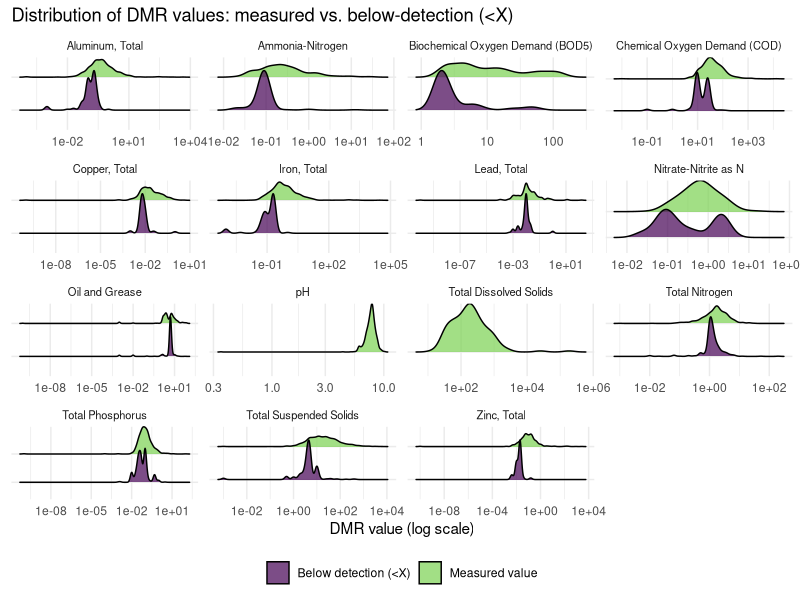

The R source for this figure:
library(tidyverse)
library(ggridges)

all_data <- read_csv("edmr_csvs/combined_data.csv")

plot_data <- all_data |>
  mutate(
    DMR_Value = str_trim(DMR_Value),
    # flag BEFORE stripping the "<"
    Group = if_else(str_starts(DMR_Value, "<"),
                    "Below detection (<X)", "Measured value"),
    DMR_Value = str_trim(str_remove(DMR_Value, "<"))
  ) |>
  filter(!DMR_Value %in% c("E", "FF", "GG")) |>
  mutate(DMR_Value = suppressWarnings(as.numeric(DMR_Value))) |>
  filter(!is.na(DMR_Value), DMR_Value > 0) |>   # log scale needs > 0
  # density needs at least 2 points per group within each parameter
  group_by(Parameter_Name, Group) |>
  filter(n() >= 50) |>
  ungroup()

ggplot(plot_data, aes(x = DMR_Value, y = Group, fill = Group)) +
  geom_density_ridges(alpha = 0.7, scale = 1.2) +
  facet_wrap(~Parameter_Name, scales = "free", ncol = 4) +
  scale_x_log10() +
  scale_fill_viridis_d(end = 0.8) +
  theme_minimal() +
  theme(legend.position = "bottom",
        axis.text.y = element_blank(),
        strip.text = element_text(size = 8)) +
  labs(title = "Distribution of DMR values: measured vs. below-detection (<X)",
       x = "DMR value (log scale)", y = NULL, fill = NULL)
